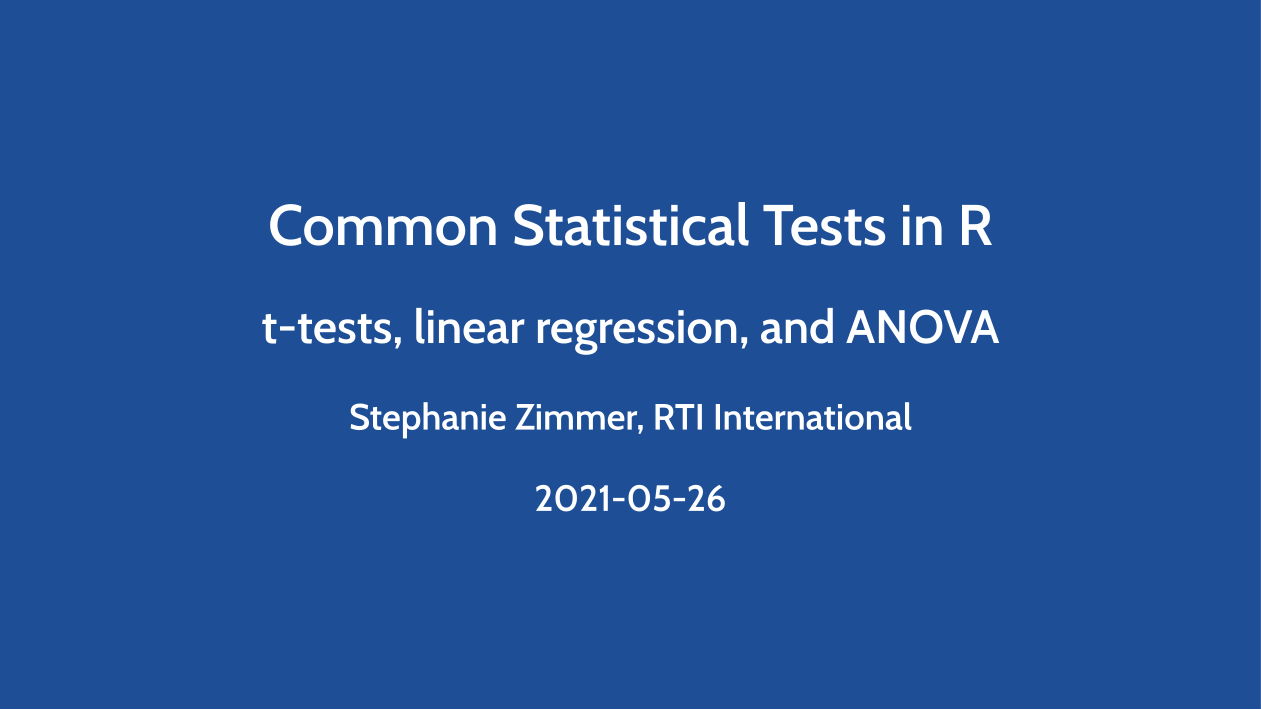

Reproduce this figure in R.
#' ---
#' title: "Common Statistical Tests in R"
#' subtitle: "t-tests, linear regression, and ANOVA"
#' author:
#'    - Stephanie Zimmer, RTI International
#' date: "2021-05-26"
#' output:
#'   xaringan::moon_reader:
#'     css: xaringan-themer.css
#'     nature:
#'       slideNumberFormat: "%current%"
#'       highlightStyle: github
#'       highlightLines: true
#'       ratio: 16:9
#'       countIncrementalSlides: true
#' ---
#' 
## ----setup, include=FALSE-----------------------------------------------------
knitr::opts_chunk$set(echo = TRUE, message = FALSE, tidy = TRUE)

#' 
#' 
## ----xaringan-themer, include=FALSE, warning=FALSE----------------------------
library(xaringanthemer)
style_duo_accent(
  primary_color = "#1E4F96",
  secondary_color = "#00A3E0",
  inverse_header_color = "#FFFFFF"
)

#' 
## .small .remark-code { /*Change made here*/

##   font-size: 80% !important;

## }

## .smaller .remark-code { /*Change made here*/

##   font-size: 70% !important;

## }

#' 
#' ## Topics
#' 
#' - formula notation
#' - linear regression
#' - ANOVA
#' - t-tests
#'   - one-sample t-tests
#'   - two-sample t-tests
#'   - paired t-test
#' ???
#' Everything is a linear model at the end of the day. Helper function for t.test but will also show how to do as the more generic `lm` function
#' 
#' ---
#' 
#' ## Formula notation
#' 
#' To do any modeling, need to understand how to specify formulas in R
#' 
#' Most basic formula:
#' 
## ----bassyn, eval=FALSE-------------------------------------------------------
## Y ~ X
## Y ~ X+Z

#' 
#' - left side of formula is response/dependent variable
#' - right side of formula is predictor/independent variable(s)
#' 
#' If these are linear models, this is written mathematically as:
#' 
#' $$Y_i=\beta_0+\beta X_i+\epsilon_i$$
#' 
#' $$Y_i =\beta_0+\beta_1 X_{i}+\beta_2 Z_{i}$$
#' .footnote[Sources: https://faculty.chicagobooth.edu/richard.hahn/teaching/formulanotation.pdf, ]
#' 
#' ---
#' ## Formula notation - no intercept
#' 
#' $$Y_i=\beta_1X_i+\epsilon_i$$
#' 
## ----synnoint, eval=FALSE-----------------------------------------------------
## Y~X-1
## Y~X+0

#' 
#' ---
#' ## Formula notation - interactions
#' 
#' $$Y_i=\beta_0+\beta_1X_i+\beta_2Z_i+\beta_3X_iZ_i+\epsilon_i$$
#' 
## ----synint, eval=FALSE-------------------------------------------------------
## Y~X+Z+X:Z #X:Z makes interaction between X and Z
## Y~X*Z #X*Z includes the variables and the interaction between them

#' 
#' ---
#' ## Formula notation - most common uses
#' 
#' Symbol | Example | Meaning
#' -|-|-
#' +|`+X`|include this variable
#' -|`-X`|delete this variable
#' :|`X:Z`|include the interaction between these variables
#' * |`X*Z`|include these variables and the interactions between them
#' ^n |`(X+Z+Y)^3`|include these variables and all interactions up to n way
#' I |`I(X-Z)`| as-as: include a new variable which is the difference of these variables
#' 
#' ---
#' ## Formula notation - knowledge check
#' 
#' I want to model the following:
#'    
#' $$mpg_i=\beta_0+\beta_1cyl_{i}+\beta_2disp_{i}+\beta_3hp_{i}+\beta_4cyl_{i}disp_{i}+\beta_5cyl_{i}hp_{i}+\beta_6disp_{i}hp_{i}+\epsilon_i$$
#'       
#' How can you write this formula? Select all that apply:
#' 
#' 1. `mpg~cyl:disp:hp`
#' 2. `mpg~(cyl+disp+hp)^2`
#' 3. `mpg~cyl+disp+hp+cyl:disp+cyl:hp+disp:hp`
#' 4. `mpg~cyl*disp*hp`
#' 5. `mpg~cyl*disp+cyl*hp+disp*hp`
#' 
#' ---
#' ## Formula notation - knowledge check (solution)
#' 
#' I want to model the following:
#'    
#' $$mpg_i=\beta_0+\beta_1cyl_{i}+\beta_2disp_{i}+\beta_3hp_{i}+\beta_4cyl_{i}disp_{i}+\beta_5cyl_{i}hp_{i}+\beta_6disp_{i}hp_{i}+\epsilon_i$$
#'       
#' How can you write this formula? Select all that apply:
#' 
#' 1. `mpg~cyl:disp:hp` - no, this only has the interactions
#' 2. `mpg~(cyl+disp+hp)^2` - yes
#' 3. `mpg~cyl+disp+hp+cyl:disp+cyl:hp+disp:hp` - yes
#' 4. `mpg~cyl*disp*hp` - no, this also has the 3-way interaction
#' 5. `mpg~cyl*disp+cyl*hp+disp*hp` - yes
#' 
#' There may be other ways as well!!!
#' 
#' ---
#' ## Data for exercises
#' 
#' - Using `palmerpenguins` data for examples
#' 
#' - Data were collected and made available by Dr. Kristen Gorman and the Palmer Station, Antarctica LTER, a member of the Long Term Ecological Research Network.
#' 
#' - Access data through `palmerpenguins` package https://github.com/allisonhorst/palmerpenguins/
#' 
## ----pengin-------------------------------------------------------------------
library(palmerpenguins)
library(tidyverse)
glimpse(penguins)

#' 
#' 
#' 
#' ---
#' ## Linear regression - simple linear regression
#' 
#' Model penguin body mass as function of flipper length
## ----slr1---------------------------------------------------------------------
o <- lm(body_mass_g~flipper_length_mm, data=penguins)
o

#' 
#' ---
#' ## Linear regression - simple linear regression
#' 
#' 
## ----slr2---------------------------------------------------------------------
summary(o)

#' 
#' ---
#' ## Linear regression - multiple linear regression
#' 
#' Model penguin body mass as function of flipper length and bill length
#' 
## ----mlr1---------------------------------------------------------------------
lm(body_mass_g~flipper_length_mm+bill_length_mm, data=penguins) %>%
  summary()

#' 
#' ---
#' ## Linear regression - multiple linear regression
#' 
#' How would I model penguin mody mass as a function of flipper length and bill length and also include an interaction?
#' 
## ----mlrq, eval=FALSE---------------------------------------------------------
## lm(body_mass_g~######,
##      data=penguins)

#' 
#' --
#' 
## ----mlrqs--------------------------------------------------------------------
lm(body_mass_g~flipper_length_mm*bill_length_mm,
     data=penguins) %>%
  summary()

#' 
#' ???
#' Also `flipper_length_mm+bill_length_mm+flipper_length_mm:bill_length_mm`
#' 
#' --- 
#' ## ANOVA - one-way
#' 
#' Does average penguin mass vary by species?
#' 
## ----anovabp------------------------------------------------------------------
penguins %>%
  ggplot(aes(x=species, y=body_mass_g)) +
  geom_boxplot()

#' 
#' ---
#' ## ANOVA - one-way using lm
#' 
#' Does average penguin mass vary by species?
#' 
## ----anovalm------------------------------------------------------------------
lm(body_mass_g~species, data=penguins) %>% summary()

#' 
#' ---
#' ## ANOVA - one-way using aov
#' 
#' Does average penguin mass vary by species?
#' 
## ----anovaaov-----------------------------------------------------------------
aov(body_mass_g~species, data=penguins)
coefficients(aov(body_mass_g~species, data=penguins))

#' 
#' ---
#' ## ANOVA - two-way 
#' Does average penguin mass vary by species and sex?
#' 
## ----anova2bp-----------------------------------------------------------------
penguins %>%
  filter(!is.na(sex)) %>%
  ggplot(aes(x=species, y=body_mass_g)) +
  geom_boxplot()+
  facet_wrap(~sex)


#' 
#' ---
#' ## ANOVA - two-way 
#' Does average penguin mass vary by species and sex?
#' 
## ----anova2lm-----------------------------------------------------------------
lm(body_mass_g~species*sex, data=penguins) %>% summary()

#' 
#' ---
#' ## t-test: one-sample with lm
#' 
#' On average, are penguin body masses significantly different from half a kg (5000 g)?
#' 
## ----tt1----------------------------------------------------------------------
lm(I(body_mass_g-5000)~1, data=penguins) %>% summary()

#' 
#' ---
#' ## t-test: one-sample with t.test (A)
#' 
#' On average, are penguin body masses significantly different from half a kg (5000 g)?
#' 
## ----tt2a---------------------------------------------------------------------
t.test(I(body_mass_g-5000)~1, data=penguins)


#' 
#' ---
#' ## t-test: one-sample with t.test (B)
#' 
#' On average, are penguin body masses significantly different from half a kg (5000 g)?
#' 
## ----tt2b---------------------------------------------------------------------
t.test(penguins$body_mass_g-5000)


#' 
#' ---
#' ## t-test: two-sample with lm
#' Is penguin weight significantly different between males and females?
#' 
## ----ttlm---------------------------------------------------------------------
lm(body_mass_g ~ sex, data=penguins) %>% summary()

#' 
#' ---
#' ## t-test: two-sample with t.test
#' Is penguin weight significantly different between males and females?
#' 
## ----tttt---------------------------------------------------------------------
t.test(body_mass_g ~ sex, data=penguins, var.equal=TRUE) 

#' 
#' ---
#' ## paired t-test: introduce data
#' Is the cost of books on Amazon cheaper than the bookstore?
#' 
#' 
## -----------------------------------------------------------------------------
library(openintro)
glimpse(textbooks)

textbooks %>%
  ggplot(aes(x=ucla_new, y=amaz_new)) + 
  geom_point() + 
  geom_abline(slope=1, intercept=0)

#' 
#' ---
#' ## paired t-test: lm
#' Is the cost of books on Amazon different than the bookstore?
#' 
#' 
## ----pttlm--------------------------------------------------------------------
lm(ucla_new-amaz_new~1, data=textbooks) %>%
  summary()

#' 
#' ---
#' ## paired t-test: t.test
#' Is the cost of books on Amazon different than the bookstore?
#' 
#' 
## ----ptttt--------------------------------------------------------------------
t.test(textbooks$ucla_new, textbooks$amaz_new, paired=TRUE)

#' 
#' 
#' 
#' 
#' 
#' ---
#' ## Linear models - good resource
#' 
#' Great resource: https://lindeloev.github.io/tests-as-linear/ 
#' 
#' ---
#' ## Sources
#' 
#' - Horst AM, Hill AP, Gorman KB (2020). palmerpenguins: Palmer Archipelago (Antarctica) penguin data. R package version 0.1.0. https://allisonhorst.github.io/palmerpenguins/ 
#' 
#' - https://faculty.chicagobooth.edu/richard.hahn/teaching/formulanotation.pdf 
#' 
#' - https://stat.ethz.ch/R-manual/R-devel/library/stats/html/formula.html
#' 
#' - https://lindeloev.github.io/tests-as-linear/
#' 
#' - Mine &Ccedil;etinkaya-Rundel, David Diez, Andrew Bray, Albert Y. Kim, Ben Baumer, Chester Ismay, Nick Paterno and Christopher Barr (2021). openintro: Data Sets and Supplemental Functions from 'OpenIntro' Textbooks and Labs. R package version 2.1.0. https://CRAN.R-project.org/package=openintro
#' 
#' - Diez, David M., Christopher D. Barr, and Mine &Ccedil;etinkaya-Rundel. OpenIntro statistics, Fourth Edition. OpenIntro, 2019.
#' 
#' ---
#' ## ANCOVA 
#' After controlling for flipper length, is body mass the same for all species?
#' 
## ----ancovaplot---------------------------------------------------------------
penguins %>%
  ggplot(aes(x=flipper_length_mm, y=body_mass_g, colour=species, group=species)) +
  geom_point()

#' 
#' ---
#' ## ANCOVA
#' After controlling for flipper length, is body mass the same for all species?
#' 
## ----ancovalm-----------------------------------------------------------------
ancout <- lm(body_mass_g~flipper_length_mm+species, data=penguins) 
summary(ancout)

#' 
#' ---
#' ## Plot ANCOVA
#' After controlling for flipper length, is body mass the same for all species?
#' 
## ----ancovap2-----------------------------------------------------------------
peng2 <- penguins %>%
  filter(!is.na(flipper_length_mm), !is.na(body_mass_g), !is.na(species)) %>%
  mutate(yhat=predict(ancout))
peng2 %>%
  ggplot(aes(x=flipper_length_mm, y=body_mass_g, colour=species, group=species)) +
  geom_point() +
  geom_line(aes(y = yhat), size = 1)

#' 
